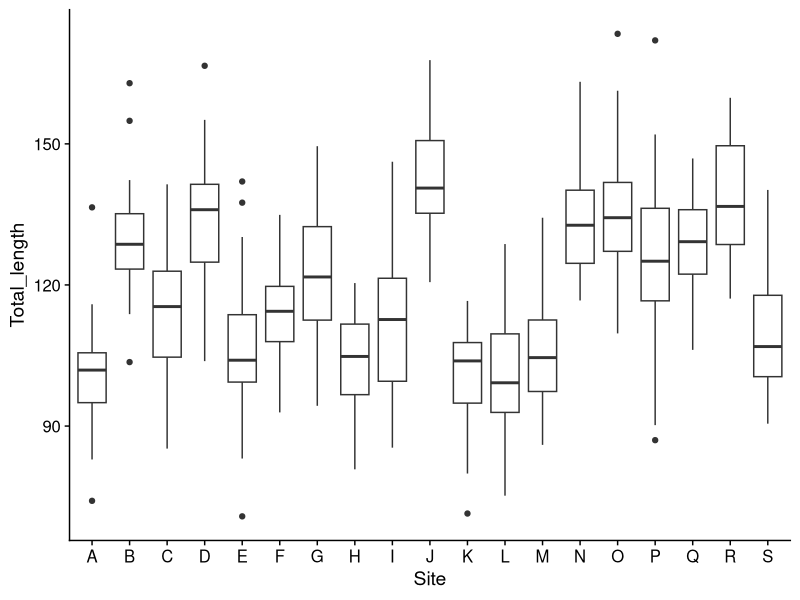
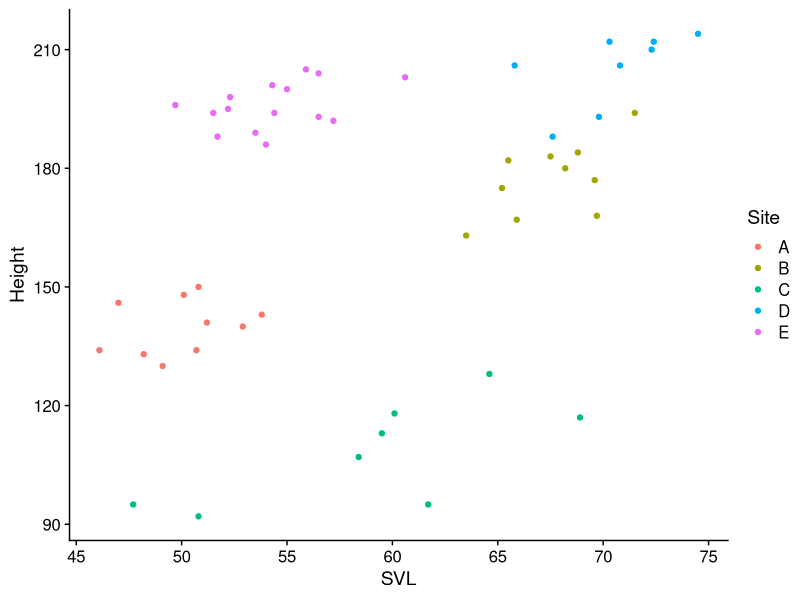
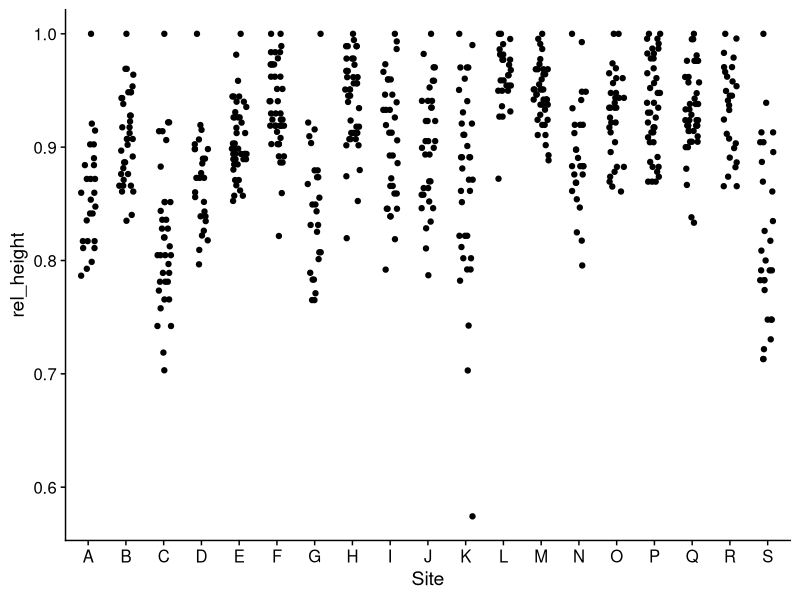

Source code (R) for these figures, in order:
## ---- chunk 1
# This invisible block is a workaround for Travis CI not having the tidyverse meta-package; 
library(ggplot2)
library(dplyr)
library(readr)
library(tibble)
library(forcats)
library(cowplot)
theme_set(theme_cowplot())
lizards <- read_csv("example_data/anoles.csv") # See Appendix A if you don't have this data
# Capture View()
real_view = View
View = function(x,...){
  # Scrollable table output
  # knitr::kable(head(x))
  x %>% head(n = 10) %>% 
  kableExtra::kbl() %>% 
  kableExtra::kable_paper() %>% 
  kableExtra::scroll_box(width = "100%")
} 
## ---- chunk 2
log(mean(sqrt(abs(-50:50))), base = 12)
## ---- chunk 3
-50:50 %>% abs() %>% sqrt() %>% 
  mean() %>% log(base = 12)
## ---- chunk 4
mutate(.data = lizards, total_length = SVL + Tail) %>% 
  View() # Use View to look at the results in RStudio
## ---- chunk 5
mutate(lizards, # generally, the .data argument is not named
       # All subsequent arguments refer to new columns
       total_length = SVL + Tail,
       rel_limb = Limb/SVL,
       log_total_length = log(total_length),
       # You can also change an existing column by saving something to its name
       Color_morph = paste(Color_morph, "morph") # add "morph" after each color
       ) %>% View()
## ---- chunk 6
lizards_full = lizards %>% # It's also traditional to pipe the data argument in
  mutate(total_length = SVL + Tail,
         rel_limb = Limb/SVL,
         log_total_length = log(total_length)) 
## ---- chunk 7
lizards %>% 
  mutate(Total_length = SVL + Tail) %>% 
  ggplot(aes(x = Site, y = Total_length)) +
  geom_boxplot()
## ---- chunk 8
lizards %>% mutate(
  intercept = 1, # Add a constant
  row_number = 1:n() # the n() function tells you how many rows are 
    # in the current data frame (it only works in mutate & related functions)
) %>%  View()
## ---- chunk 9
lizards %>% 
  mutate(large = SVL > 60) %>% 
  View()
## ---- chunk 10
lizards %>%
  mutate(large = SVL > 60) %>% 
  filter(large) %>% 
  View()
## ---- chunk 11
lizards %>% filter(SVL > 60) %>% View()
## ---- chunk 12
c(1, 2) == c(2, 3) - 1
c(1, 2, 3) == c(1, 4, 9)
c(1, 2) == c(2, 1) # positions don't match
c(1, 2, 3, 4, 5) %in% c(1, 2) # for %in%, position only matters for the left argument
## ---- chunk 13
lizards %>% 
  filter(Color_morph == "Blue",
         Site %in% c("A", "B", "C", "D", "E")) %>% 
  ggplot(aes(x = SVL, y = Height, color = Site)) + geom_point()
## ---- chunk 14
lizards %>% select(Site, Color_morph, SVL) %>% View()
## ---- chunk 15
lizards %>% select(1, 2, 7) %>% View()
## ---- chunk 16
lizards %>% select(1:4, 7) %>% View()
## ---- chunk 17
lizards %>% select("Site", "Color_morph", "SVL") %>% View()
## ---- chunk 18
select_vars = c("Site", "Color_morph", "SVL")
lizards %>% 
  select(all_of(select_vars)) %>% # without all_of, it would try to look for a column called "select_vars"
  View()
## ---- chunk 19
lizards %>% select(-Color_morph, -Limb) %>% View()
## ---- chunk 20
lizards %>% select(-(1:5)) %>% View()
## ---- chunk 21
lizards %>% 
  select(where(is.numeric)) %>% 
  View()
## ---- chunk 22
lizards %>% arrange(Mass) %>% View()
## ---- chunk 23
lizards %>% arrange(desc(Mass)) %>% View()
## ---- chunk 24
lizards %>% arrange(Site) %>% View()
## ---- chunk 25
lizards %>% arrange(Site, Color_morph, SVL) %>% View()
## ---- chunk 26
lizards %>% 
  arrange(desc(SVL)) %>% 
  mutate(size_rank = 1:n()) %>%
  View()
## ---- chunk 27
lizards %>% 
  summarize(mean_SVL = mean(SVL), 
            sd_SVL = sd(SVL),
            med_SVL = median(SVL), 
            count = n()) %>% 
  View()
## ---- chunk 28
lizards %>% 
  summarize(freq_Blue = mean(Color_morph == "Blue"),
            freq_Brown = mean(Color_morph == "Brown"),
            freq_Green = mean(Color_morph == "Green")
            )
## ---- chunk 29
lizards %>% 
  summarize(
    across(.cols = c(SVL, Tail),
           .fns = mean)
    ) %>% View()
## ---- chunk 30
lizards %>% 
  summarize(
    across(.cols = where(is.numeric), # apply to all numeric functions
           .fns = c(Mean = mean, StDev = sd)) # named vector (Mean and StDev)
    ) %>% View()
## ---- chunk 31
lizards %>% group_by(Site)
## ---- chunk 32
lizards %>% group_by(Site) %>% 
  summarize(mean_SVL = mean(SVL),
            sd_SVL = sd(SVL),
            count = n()) %>% 
  View()
## ---- chunk 33
lizards %>% group_by(Site, Color_morph) %>% 
  summarize(mean_SVL = mean(SVL), 
            count = n()) %>% 
  ungroup() %>% # Removes grouping; usually a good idea at the end unless you want surprises
  View()
## ---- chunk 34
lizards %>% group_by(Site) %>% 
  mutate(
    rel_height = Height/max(Height)) %>% 
    # max(Height) returns the max height in each site
  ungroup() %>% 
  ggplot(aes(x = Site, y = rel_height)) + 
  geom_jitter(width = .2, height = 0)
